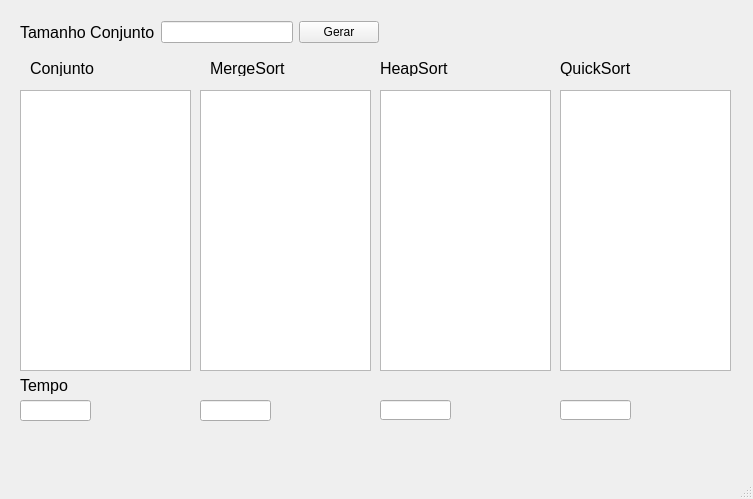
<?xml version="1.0" encoding="UTF-8"?>
<ui version="4.0">
 <class>MainWindow</class>
 <widget class="QMainWindow" name="MainWindow">
  <property name="geometry">
   <rect>
    <x>0</x>
    <y>0</y>
    <width>753</width>
    <height>499</height>
   </rect>
  </property>
  <property name="windowTitle">
   <string>MainWindow</string>
  </property>
  <widget class="QWidget" name="centralwidget">
   <widget class="QWidget" name="layoutWidget">
    <property name="geometry">
     <rect>
      <x>20</x>
      <y>20</y>
      <width>359</width>
      <height>25</height>
     </rect>
    </property>
    <layout class="QHBoxLayout" name="horizontalLayout">
     <item>
      <widget class="QLabel" name="label">
       <property name="font">
        <font>
         <pointsize>12</pointsize>
        </font>
       </property>
       <property name="text">
        <string>Tamanho Conjunto</string>
       </property>
      </widget>
     </item>
     <item>
      <widget class="QLineEdit" name="lineEditTamanhoConjt"/>
     </item>
     <item>
      <widget class="QPushButton" name="pushButtonOK">
       <property name="text">
        <string>Gerar</string>
       </property>
      </widget>
     </item>
    </layout>
   </widget>
   <widget class="QLabel" name="label_2">
    <property name="geometry">
     <rect>
      <x>210</x>
      <y>60</y>
      <width>101</width>
      <height>16</height>
     </rect>
    </property>
    <property name="font">
     <font>
      <pointsize>12</pointsize>
     </font>
    </property>
    <property name="text">
     <string>MergeSort</string>
    </property>
   </widget>
   <widget class="QLineEdit" name="lineEditTempoMerge">
    <property name="geometry">
     <rect>
      <x>200</x>
      <y>400</y>
      <width>71</width>
      <height>21</height>
     </rect>
    </property>
   </widget>
   <widget class="QTextEdit" name="lineEditMergeSort">
    <property name="geometry">
     <rect>
      <x>200</x>
      <y>90</y>
      <width>171</width>
      <height>281</height>
     </rect>
    </property>
   </widget>
   <widget class="QLineEdit" name="lineEditTempoQuick">
    <property name="geometry">
     <rect>
      <x>560</x>
      <y>400</y>
      <width>71</width>
      <height>20</height>
     </rect>
    </property>
   </widget>
   <widget class="QTextEdit" name="lineEditQuickSort">
    <property name="geometry">
     <rect>
      <x>560</x>
      <y>90</y>
      <width>171</width>
      <height>281</height>
     </rect>
    </property>
   </widget>
   <widget class="QTextEdit" name="lineEditHeapSort">
    <property name="geometry">
     <rect>
      <x>380</x>
      <y>90</y>
      <width>171</width>
      <height>281</height>
     </rect>
    </property>
   </widget>
   <widget class="QLabel" name="label_3">
    <property name="geometry">
     <rect>
      <x>380</x>
      <y>60</y>
      <width>101</width>
      <height>16</height>
     </rect>
    </property>
    <property name="font">
     <font>
      <pointsize>12</pointsize>
     </font>
    </property>
    <property name="text">
     <string>HeapSort</string>
    </property>
   </widget>
   <widget class="QLineEdit" name="lineEditTempoHeap">
    <property name="geometry">
     <rect>
      <x>380</x>
      <y>400</y>
      <width>71</width>
      <height>20</height>
     </rect>
    </property>
   </widget>
   <widget class="QLabel" name="label_4">
    <property name="geometry">
     <rect>
      <x>560</x>
      <y>60</y>
      <width>101</width>
      <height>16</height>
     </rect>
    </property>
    <property name="font">
     <font>
      <pointsize>12</pointsize>
     </font>
    </property>
    <property name="text">
     <string>QuickSort</string>
    </property>
   </widget>
   <widget class="QLabel" name="label_5">
    <property name="geometry">
     <rect>
      <x>30</x>
      <y>60</y>
      <width>101</width>
      <height>16</height>
     </rect>
    </property>
    <property name="font">
     <font>
      <pointsize>12</pointsize>
     </font>
    </property>
    <property name="text">
     <string>Conjunto</string>
    </property>
   </widget>
   <widget class="QLineEdit" name="lineEditTempoConjunto">
    <property name="geometry">
     <rect>
      <x>20</x>
      <y>400</y>
      <width>71</width>
      <height>21</height>
     </rect>
    </property>
   </widget>
   <widget class="QTextEdit" name="textEditConjunto">
    <property name="geometry">
     <rect>
      <x>20</x>
      <y>90</y>
      <width>171</width>
      <height>281</height>
     </rect>
    </property>
   </widget>
   <widget class="QLabel" name="label_11">
    <property name="geometry">
     <rect>
      <x>20</x>
      <y>370</y>
      <width>101</width>
      <height>31</height>
     </rect>
    </property>
    <property name="font">
     <font>
      <pointsize>12</pointsize>
     </font>
    </property>
    <property name="text">
     <string>Tempo</string>
    </property>
   </widget>
  </widget>
  <widget class="QMenuBar" name="menubar">
   <property name="geometry">
    <rect>
     <x>0</x>
     <y>0</y>
     <width>753</width>
     <height>20</height>
    </rect>
   </property>
  </widget>
  <widget class="QStatusBar" name="statusbar"/>
 </widget>
 <resources/>
 <connections/>
</ui>
